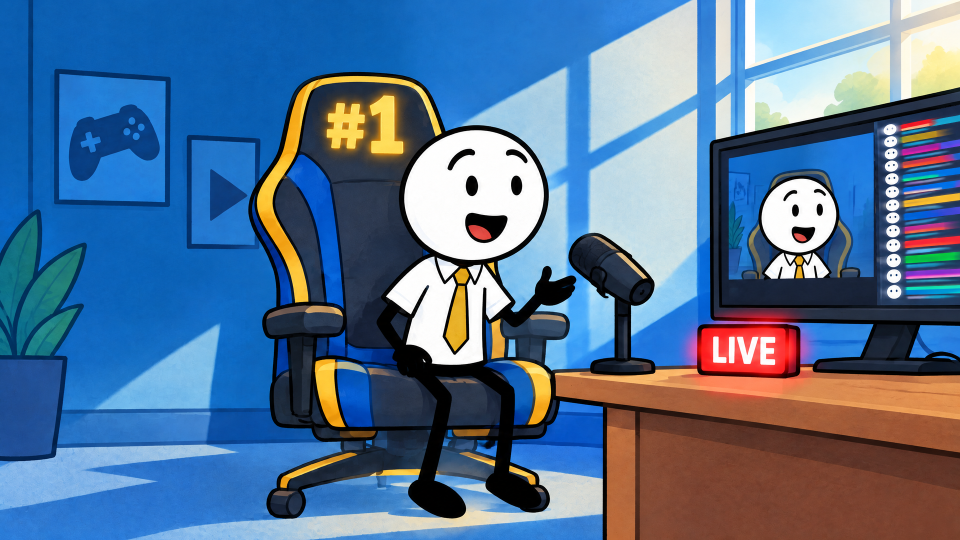
#> input picture film2-assets/section2/41.png, 1920 x 1080 px, found by its file name (shown at 1/2 size)
$ python sheet-41-50.py ../section2/41.png out.png
#> lines starting #> are read from the running program, lines starting #| are printed output that depends on the picture
import sys
from PIL import Image, ImageDraw, ImageFont
# usage: python3 -I sheet-41-50.py <repo>/film2-assets <outprefix>
A=sys.argv[1]; R=A+"/section2/"
B="/usr/share/fonts/truetype/dejavu/DejaVuSans-Bold.ttf"; Rg="/usr/share/fonts/truetype/dejavu/DejaVuSans.ttf"
f=lambda p,s: ImageFont.truetype(p,s)
W=2640; M=60; G=40; CW=(W-2*M-2*G)//3; IH=CW*9//16
shots=[
 (41,"VO-053","3.4s","41.png","“You’re not doing anything special today. You’re just talking to them.”","EDITED: chat column is now the genuine shot-36 chat (icon column + colored bars), warped to the monitor angle. Local composite, 0 credits."),
 (42,"VO-054","5.9s","42.png","“Telling them you can’t believe it. Thanking them. Reading names as the gifts fly in.”","Approved as-is."),
 (43,"VO-055","4.4s","43.png","“And the whole time, on the screen next to your chat, the counter is climbing.”","Approved as-is."),
 (44,"VO-056–057","6.6s","44.png","“Now the gifts and the money start pouring in — faster than you can even keep up. And tonight is not even here yet.”","NEW VO ASSIGNMENT: VO-057 now plays here (45 is cut). Image unchanged."),
 (46,"VO-058–059","7.1s","46.png","“Your phone won’t stop ringing. Friends, family and even people you haven’t heard from in years are reaching out.”","NEW VO ASSIGNMENT: now starts at VO-058 (45 is cut). Image unchanged."),
 (47,"VO-060","3.9s","47.png","“There is so much happening that you don’t even know what to do.”","EDITED: burst removed; his stream preview (same overwhelmed face) + established chat streaking past, overloaded. Viewer icons 3 and 4 repainted from clean icons in the same column (local, 0 credits)."),
 (48,"VO-061–062","4.9s","48.png","“And you can’t stop watching the number climb. You tell yourself to stop checking.”","Approved as-is."),
 (49,"VO-063–064","3.5s","49.png","“You check again five minutes later. Eight hundred thousand.”","Approved as-is."),
 (50,"VO-065","1.7s","50.png","“Nine hundred thousand.”","Approved as-is. ASSEMBLY STATE (counter flipped to 900,000 on 49)."),
]
def wrap(d,t,font,w):
    out=[];cur=""
    for word in t.split():
        x=(cur+" "+word).strip()
        if d.textlength(x,font=font)<=w: cur=x
        else: out.append(cur);cur=word
    out.append(cur);return out
rows=[shots[i:i+3] for i in range(0,len(shots),3)]
RH=IH+380; H=300+len(rows)*RH+40
im=Image.new("RGB",(W,H),(14,14,16));d=ImageDraw.Draw(im)
d.text((M,50),"FILM #2 · #1 STREAMER OVERNIGHT · Storyboard v4 · Section 2 · Shots 41–50",font=f(B,56),fill="white")
d.text((M,140),"Status: 41 and 47 edited locally · shot 45 is CUT (omitted; no renumbering) · 44 carries VO-056–057, 46 carries VO-058–059",font=f(Rg,34),fill=(230,200,60))
d.text((M,200),"1920×1080 · edits are regional (rest of each master unchanged) · 42, 43, 48, 49, 50 approved as-is",font=f(Rg,30),fill=(160,160,160))
for r,row in enumerate(rows):
    for c,(n,vo,dur,fn,line,note) in enumerate(row):
        x=M+c*(CW+G); y=290+r*RH
        t=Image.open(R+fn).convert("RGB").resize((CW,IH),Image.LANCZOS); im.paste(t,(x,y))
#> after `t = Image.open(R + fn).convert('RGB').resize((CW, IH), Image.LANCZOS)`:
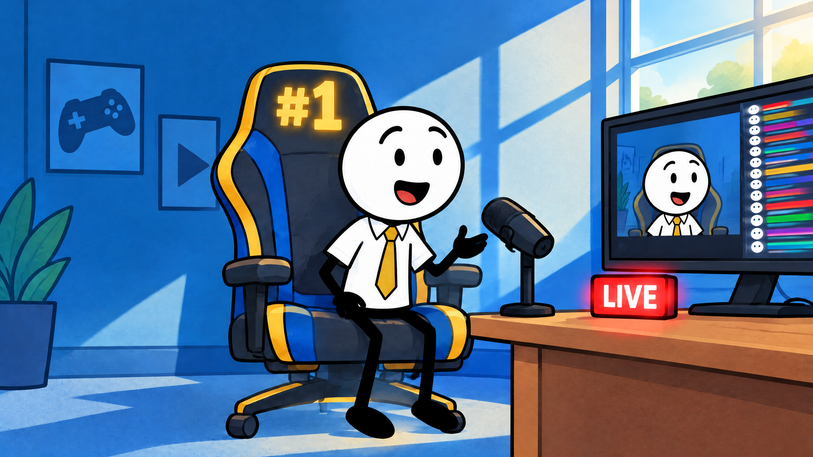
#> t: PIL image 813x457 RGB; mean R, G, B 85.2, 115.5, 149.3
#> after `im.paste(t, (x, y))`:
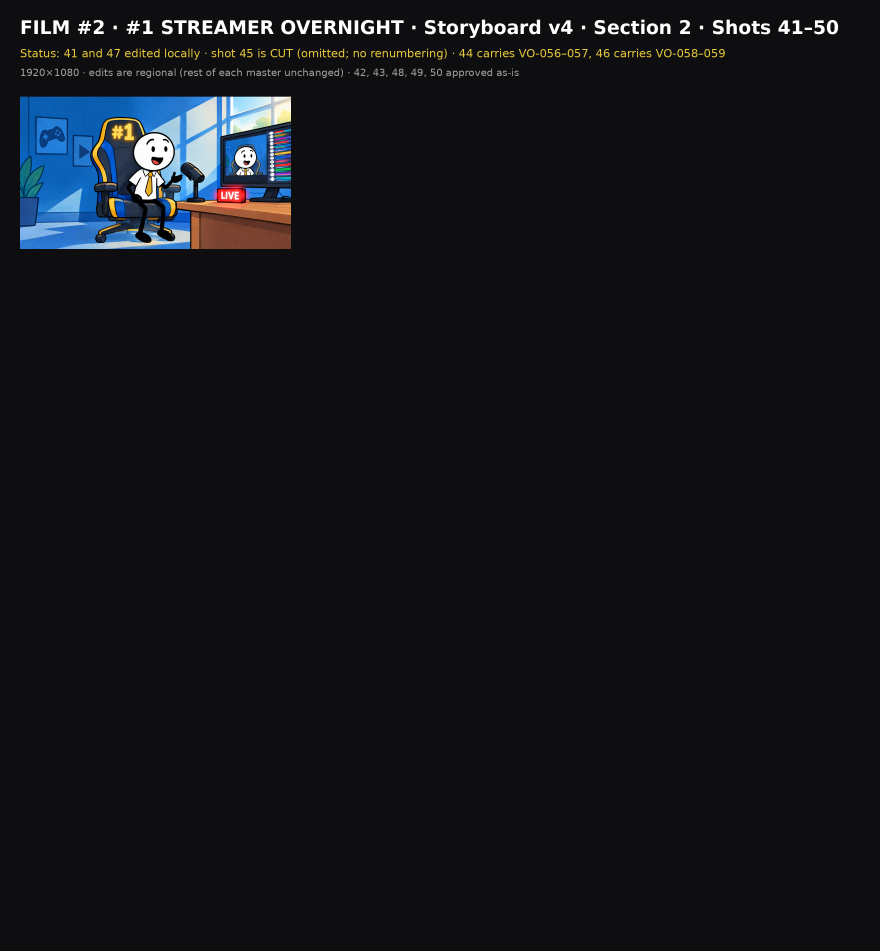
#> im: PIL image 2640x2851 RGB (shown at 1/3 size); mean R, G, B 19.4, 20.8, 24.1
        d.text((x,y+IH+14),f"SHOT {n} · {vo} · {dur}",font=f(B,34),fill=(250,210,40))
        yy=y+IH+66
        for l in wrap(d,line,f(B,30),CW): d.text((x,yy),l,font=f(B,30),fill="white"); yy+=40
#> in wrap, `cur = ''`: cur = ''
#> this loop made 2 passes
#> yy on pass 1: 853
#> (l, yy) on pass 2: ('You’re just talking to them.”', 893)
#> after the loop, yy = 893
        yy+=6
#> yy = 899
        for l in wrap(d,note,f(Rg,25),CW): d.text((x,yy),l,font=f(Rg,25),fill=(150,150,155)); yy+=33
#> this loop made 3 passes
#> yy on passes 1 to 2: 932, 965
#> (l, yy) on pass 3: ('composite, 0 credits.', 998)
#> after the loop, yy = 998
#> pass 2 of the loop `for r,row in enumerate(rows):`:
#> x = 60
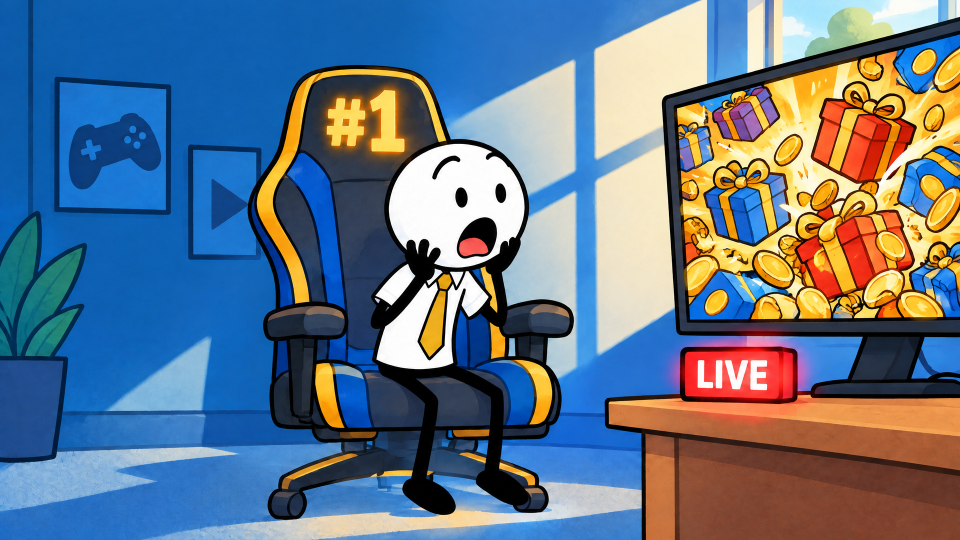
#> input picture film2-assets/section2/44.png, 1920 x 1080 px, found by its file name (shown at 1/2 size)
#> `t = Image.open(R + fn).convert('RGB').resize((CW, IH), Image.LANCZOS)`:
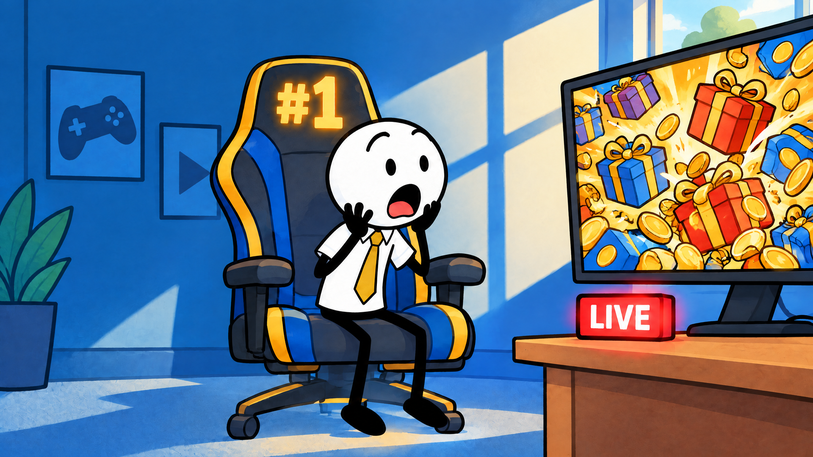
#> t: PIL image 813x457 RGB; mean R, G, B 99.1, 118.3, 137.9
#> `im.paste(t, (x, y))`:
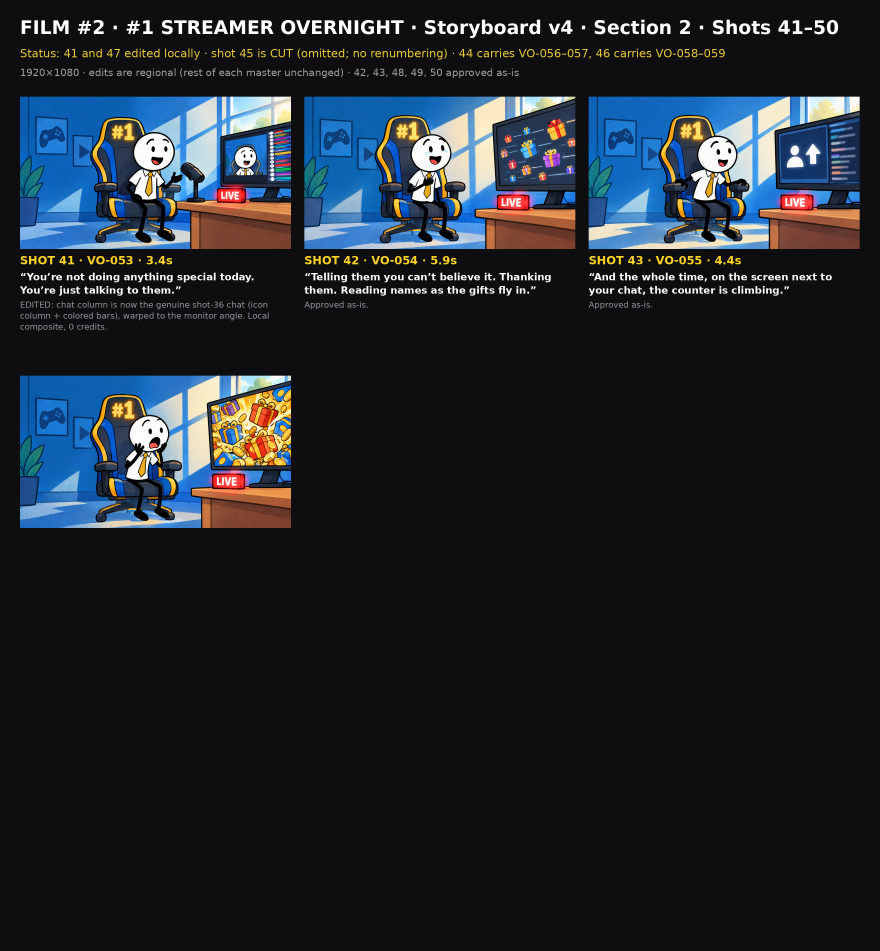
#> im: PIL image 2640x2851 RGB (shown at 1/3 size); mean R, G, B 32.7, 37.6, 44.2
#> (the run stopped early here; a loop or call above may not have finished)
